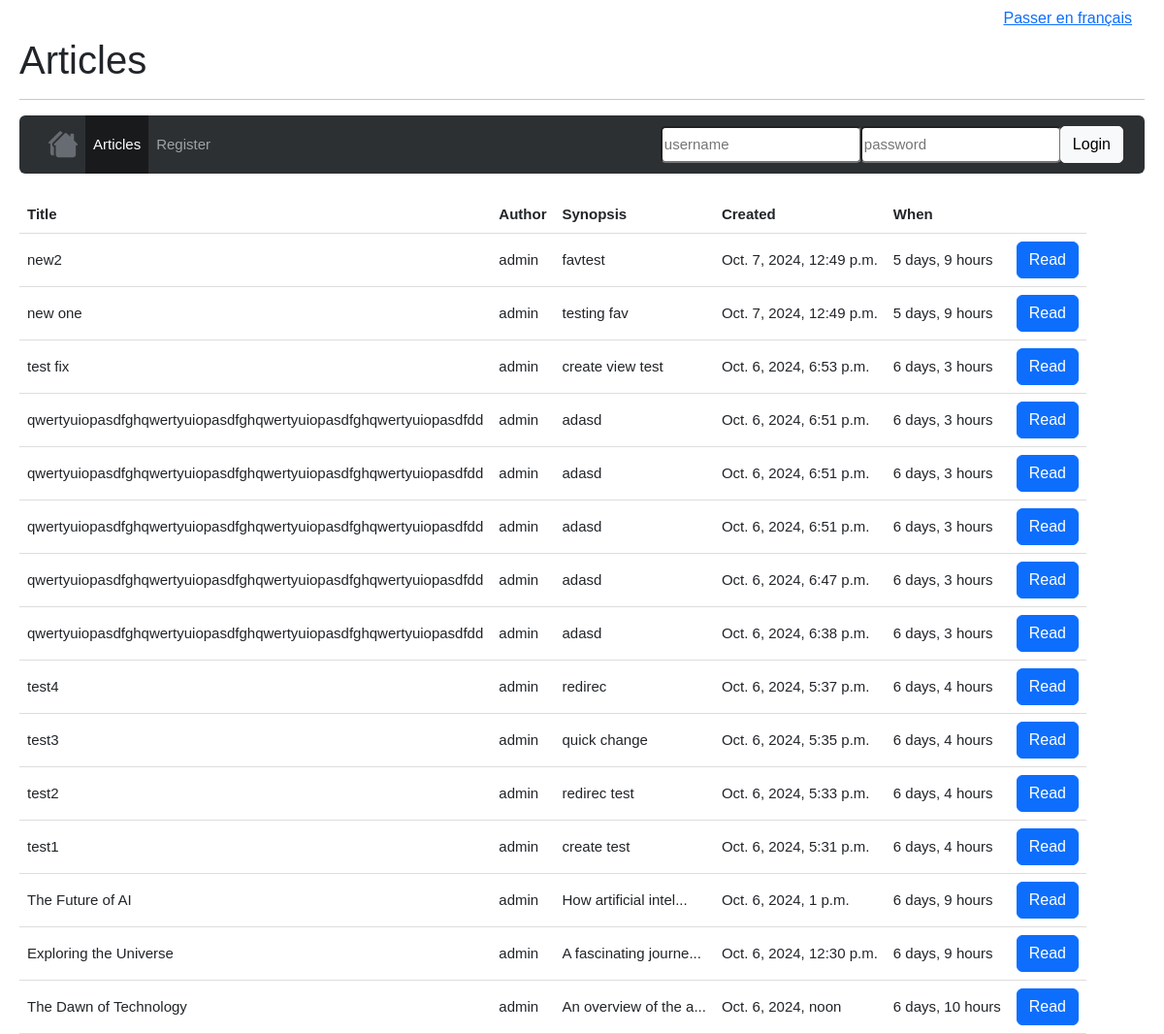
Page /en/articles/ on the committed database.
### articles/models.py (models this page shows, shortened)
class Article(models.Model):
    title =     models.CharField(max_length=64)
    author =    models.ForeignKey(User, on_delete=models.CASCADE, related_name='articles')
    created =   models.DateTimeField(auto_now_add=True)
    synopsis =  models.CharField(max_length=312)
    content =   models.TextField()

### articles/views/articles.py (the view)
# urls.py: path("", ArticlesListView.as_view(), name='articles'),
class ArticlesListView(ListView):
    model = Article
    template_name = 'articles/articles.html'

### articles/templates/articles/articles.html (shortened to what this page needs)
{% extends 'base.html' %}
{% load i18n %}
{% block content %}
<h1>Articles</h1>
{% include 'nav.html' %}
<table>
    <thead>
        <tr>
            <th>{% trans "Title" %}</th>
            <th>{% trans "Author" %}</th>
            <th>{% trans "Synopsis" %}</th>
            <th>{% trans "Created" %}</th>
            <th>{% trans "When" %}</th>
            <th></th>
        </tr>
    </thead>
    <tbody>
        {% for article in object_list|dictsortreversed:"created" %}
        <tr>
            <td>{{ article.title }}</td>
            <td>{{ article.author }}</td>
            <td>
                {% if article.synopsis|length > 20 %}
                    {{ article.synopsis|slice:":20" }}...
                {% else %}
                    {{ article.synopsis }}
                {% endif %}
            </td>
            <td>{{ article.created }}</td>
            <td>{{ article.created|timesince }}</td>
            <td><a href="{% url 'details' article.id %}" class="btn btn-primary">{% trans "Read" %}</a></td>
        </tr>
        {% empty %}
        <tr>
            <td colspan="4">{% trans "No articles." %}</td>
        </tr>
        {% endfor %}
    </tbody>
</table>
{% endblock %}

### templates/base.html (shortened to what this page needs)
<!DOCTYPE html>
<html>
<head>
    {% load bootstrap5 %} {% bootstrap_css %} {% bootstrap_javascript %} {% load static %} {% load i18n %}
</head>
<body>
    <div style="text-align: right;">
        <form action="{% url 'set_language' %}" method="post">
            {% get_current_language as LANGUAGE_CODE %}
            {% if LANGUAGE_CODE == "en" %}
                <button type="submit" class="btn btn-link">Passer en français</button>
            {% else %}
                <input type="hidden" name="language" value="en">
                <button type="submit" class="btn btn-link">Switch to english</button>
            {% endif %}
        </form>
    </div>
    {% block content %}
    {% endblock %}
</body>
</html>

### templates/nav.html (shortened to what this page needs)
{% load static %} {% load i18n %}
<hr>
<nav class="navbar navbar-expand-lg navbar-dark" style="background-color: #2d3033; border-radius: 6px; height: 60px">
    <div class="container">
        <ul class="navbar-nav mr-auto align-items-center">
            <li>
                <a class="nav-link" href="{% url 'home' %}">
                    <img src="{% static 'houses-fill.svg' %}" alt="Home" style="height: 30px;">
                </a>
            </li>
            <li>
                {% url 'articles' as articles_url %}
                <a class="nav-link {% if request.path == articles_url %}active{% endif %}" href="{% url 'articles' %}">{% trans "Articles" %}</a>
            </li>
            {% if request.user.is_authenticated %}
            <li>
                {% url 'favourites' as fav_url %}
                <a class="nav-link {% if request.path == fav_url %}active{% endif %}" href="{% url 'favourites' %}">{% trans "Favourites" %}</a>
            </li>
            <li>
                {% url 'publications' as pub_url %}
                <a class="nav-link {% if request.path == pub_url %}active{% endif %}" href="{% url 'publications' %}">{% trans "Publications" %}</a>
            </li>
            {% else %}
            <li>
                {% url 'register' as reg_url %}
                <a class="nav-link {% if request.path == reg_url %}active{% endif %}" href="{% url 'register' %}">{% trans "Register" %}</a>
            </li>
            {% endif %}
        </ul>
        <ul class="navbar-nav ml-auto">
            {% if request.user.is_authenticated %}
            <li>
                <span class="nav-link">{% trans "Logged as" %} {{ request.user.username }}</span>
            </li>
            <li>
                <a class="nav-link" href="{% url 'logout' %}">{% trans "Logout" %}</a>
            </li>
            {% else %}
            {% url 'login' as login_url %}
            {% if request.path != login_url %}
            <li class="nav-item">
                <form method="post" action="{% url 'login' %}">
                    <div class="input-group">
                        <input type="text" id="username" name="username" placeholder="username" required style="border-radius: 5px">
                        <input type="password" id="password" name="password" placeholder="password" required style="border-radius: 5px">
                        <div>
                            <button type="submit" style="border-radius: 5px" class="btn btn-light">{% trans "Login" %}</button>
                        </div>
                    </form>
                </div>
            {% endif %}
            {% endif %}
</nav>
<br>

### templates/base.html (style rules this page uses)
.navbar-nav .nav-link.active { background-color: #181a1c; height: 60px; display: flex; align-items: center; }
body { padding-left: 20px; padding-right: 20px; font-family: Arial, sans-serif; font-size: 15px; }
th, td { padding: 8px; border-bottom: 1px solid #ddd; }

### rows in the picture
Article: title "new2", author "admin", synopsis "favtest", created "Oct. 7, 2024, 12:49 p.m.", created "5 days, 9 hours"
Article: title "new one", author "admin", synopsis "testing fav", created "Oct. 7, 2024, 12:49 p.m.", created "5 days, 9 hours"
Article: title "test fix", author "admin", synopsis "create view test", created "Oct. 6, 2024, 6:53 p.m.", created "6 days, 3 hours"
Article: title "qwertyuiopasdfghqwertyuiopasdfghqwertyuiopasdfghqwertyuiopasdfdd", author "admin", synopsis "adasd", created "Oct. 6, 2024, 6:51 p.m.", created "6 days, 3 hours"
Article: title "qwertyuiopasdfghqwertyuiopasdfghqwertyuiopasdfghqwertyuiopasdfdd", author "admin", synopsis "adasd", created "Oct. 6, 2024, 6:51 p.m.", created "6 days, 3 hours"
Article: title "qwertyuiopasdfghqwertyuiopasdfghqwertyuiopasdfghqwertyuiopasdfdd", author "admin", synopsis "adasd", created "Oct. 6, 2024, 6:51 p.m.", created "6 days, 3 hours"
Article: title "qwertyuiopasdfghqwertyuiopasdfghqwertyuiopasdfghqwertyuiopasdfdd", author "admin", synopsis "adasd", created "Oct. 6, 2024, 6:47 p.m.", created "6 days, 3 hours"
Article: title "qwertyuiopasdfghqwertyuiopasdfghqwertyuiopasdfghqwertyuiopasdfdd", author "admin", synopsis "adasd", created "Oct. 6, 2024, 6:38 p.m.", created "6 days, 3 hours"
Article: title "test4", author "admin", synopsis "redirec", created "Oct. 6, 2024, 5:37 p.m.", created "6 days, 4 hours"
Article: title "test3", author "admin", synopsis "quick change", created "Oct. 6, 2024, 5:35 p.m.", created "6 days, 4 hours"
Article: title "test2", author "admin", synopsis "redirec test", created "Oct. 6, 2024, 5:33 p.m.", created "6 days, 4 hours"
Article: title "test1", author "admin", synopsis "create test", created "Oct. 6, 2024, 5:31 p.m.", created "6 days, 4 hours"
Article: title "The Future of AI", author "admin", synopsis "How artificial intel", created "Oct. 6, 2024, 1 p.m.", created "6 days, 9 hours"
Article: title "Exploring the Universe", author "admin", synopsis "A fascinating journe", created "Oct. 6, 2024, 12:30 p.m.", created "6 days, 9 hours"
Article: title "The Dawn of Technology", author "admin", synopsis "An overview of the a", created "Oct. 6, 2024, noon", created "6 days, 10 hours"
